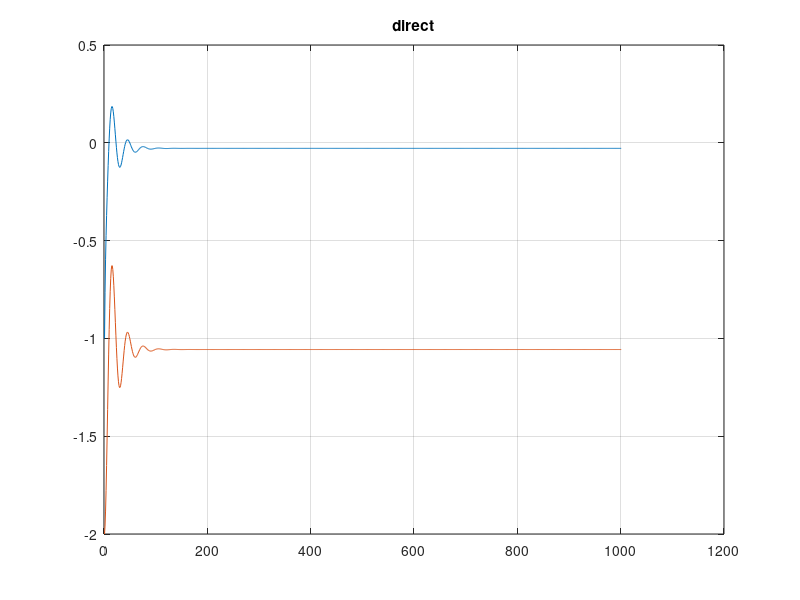

Recreate this plot in MATLAB.
% This tests a two particle mass-spring-damper system with particle 1 connect to ground and
% particle 2 connected to particle 1. Particle 2 is much heavier than particle 1.
% Equilibrium at [0, -1]
% Direct solver

% Initially stretched
ys = [-1;-2];
vs = [0;0];
mA = 1;
mB = 100;
ms = [1/mA;1/mB];
km = [ms(1);ms(1) + ms(2)];
em = [1/km(1); 1/km(2)];

% Jacobian
J = [1 0;-1 1];
invM = [ms(1) 0;0 ms(2)];
K1 = J * invM * J';

h = 1/60;

% stiffness
hertz = 30;

% damping
zeta = 2;

omega = 2 * pi * hertz;
hw = h * omega;
gammaA = km(1) / (hw * (2 * zeta + hw));
gammaB = km(2) / (hw * (2 * zeta + hw));
K2 = K1 + [gammaA 0; 0 gammaB];
Me = inv(K2);

gamma = [gammaA; gammaB];

beta = omega / (2 * zeta + hw);
cc = h * omega * (2 * zeta + h * omega);

lambdas = [0;0];
yyd = [ys];

for i = 1:1000
	vs(1) += -10 * h;
	vs(2) += -10 * h;

	c = [ys(1);ys(2) - ys(1) + 1];
	cdot = J * vs;

	% Me include the effect of gamma * lambda
	lambda = Me *(-cdot - beta * c);

	impulse = J' * lambda;

	vs(1) += ms(1) * impulse(1);
	vs(2) += ms(2) * impulse(2);

	ys(1) += h * vs(1);
	ys(2) += h * vs(2);

	yyd = [yyd ys];
end

plot(yyd')
grid
title('direct')
